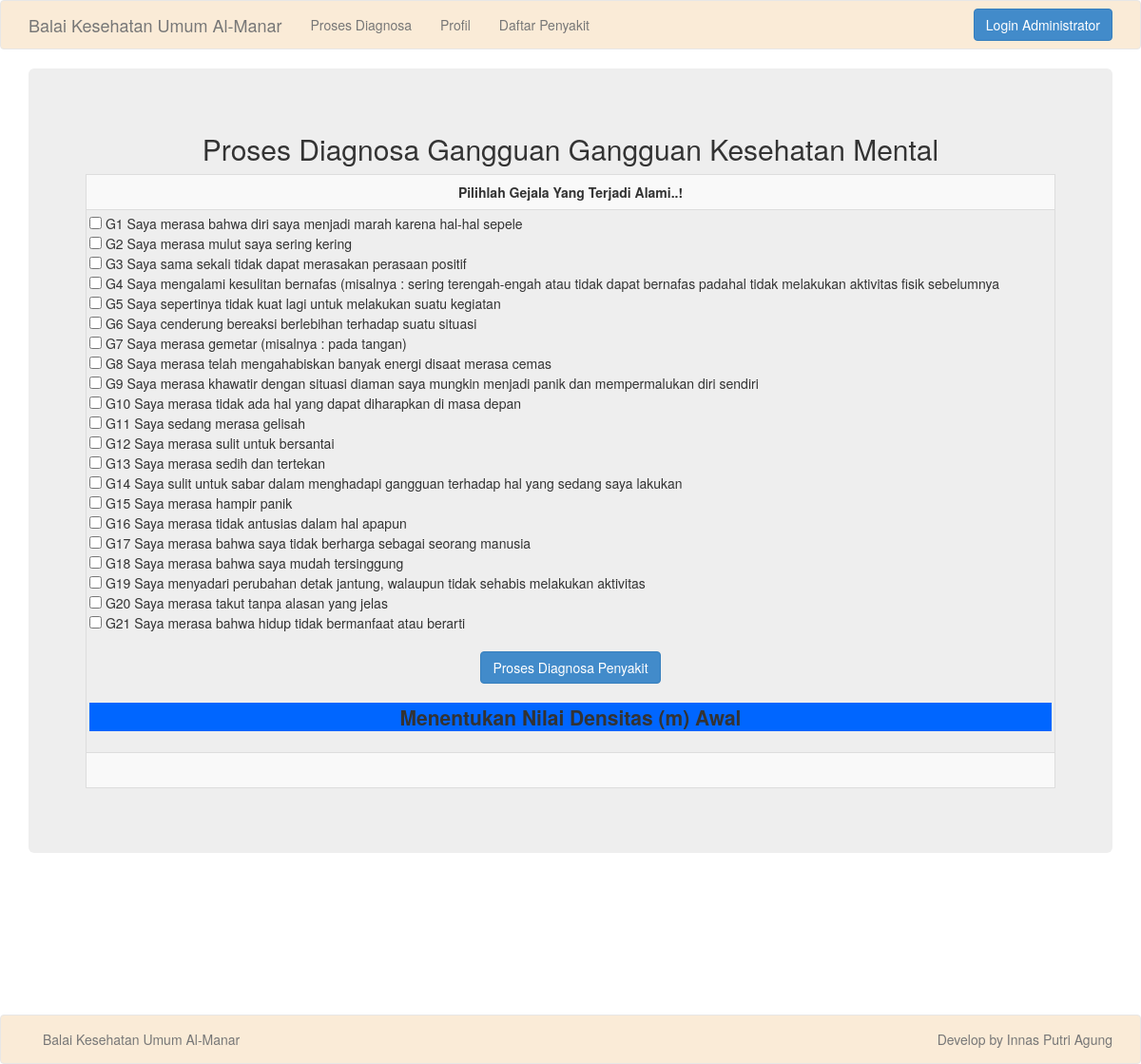
The app's page /konsultasifm2.php with its own data.
### tables this page shows
CREATE TABLE `tb_gejala` (
  `id` int(11) NOT NULL,
  `kdgejala` varchar(3) DEFAULT NULL,
  `gejala` text DEFAULT NULL
);

### konsultasifm2.php (the view, shortened to what this page needs)
<!DOCTYPE html>
<html>
<head>
	<link rel="stylesheet" type="text/css" href="assets/css/bootstrap.min.css">
</head>
<body>
	<nav class="navbar navbar-default">
		<div class="container">
			<div class="navbar-header">
				<a class="navbar-brand" href="index.php"><?php include("_header.php");?></a>
			</div>
			<div class="collapse navbar-collapse" id="bs-example-navbar-collapse-1">
				<ul class="nav navbar-nav">
					<li><a href="pasien_add_fm.php">Proses Diagnosa <span class="sr-only">(current)</span></a></li>
                    <li><a href="profil.php">Profil</a></li>
                    <li><a href="daftar_penyakit.php">Daftar Penyakit</a></li>
				</ul>
				<ul class="nav navbar-nav navbar-right">
					<li><button type="button" class="btn btn-primary navbar-btn" data-toggle="modal" data-target="#modal-login">Login Administrator</button></li>
				</ul>
			</div>
		</div>
	</nav>
	<div class="container">
		<div class="jumbotron">
			<center>
				<h2>Proses Diagnosa Gangguan Gangguan Kesehatan Mental</h2>
<?php include "admin/koneksi2.php"; ?>
<table width="750" border="1" align="center" class="table table-striped table-hover table-bordered">
  <tr>
    <td width="786" ><center><strong>Pilihlah Gejala Yang Terjadi Alami..!</strong></center></td>
  </tr>
  <tr>
    <td style="padding:3px 3px 7px 3px;">
<form method="post" >
<?php
$sqli="SELECT * FROM tb_gejala ORDER BY id ASC ";
$result=$db->query($sqli);
while($row=$result->fetch_object()){
    echo "<input type='checkbox' name='evidence[]' value='{$row->id}'"
         .(isset($_POST['evidence'])?(in_array($row->id,$_POST['evidence'])?" checked":""):"")
        ."> {$row->kdgejala} {$row->gejala}<br>";
}
?><br>
<center><input type="submit" value="Proses Diagnosa Penyakit" class="btn btn-primary"></center><br>
</form>
<p style="font-weight:bold; text-align:center; background:#06F;"><strong>Menentukan Nilai Densitas (m) Awal</strong></p>
?></td>
  </tr>
  <tr  >
    <td>&nbsp;</td>
  </tr>
</table>
			</center>
		</div>
		<div class="col-sm-6 col-md-3">
		</div>
		<br><br><br>
        <br><br><br>
	</div>
	<br/>
	<nav class="navbar navbar-default" style="bottom: 0;margin: 0">
		<div class="container">
			<center>
			<ul class="nav navbar-nav">
				<li><a href="#">Balai Kesehatan Umum Al-Manar</a></li>
			</ul>
			<ul class="nav navbar-nav navbar-right">
				<li><a href="#">Develop by Innas Putri Agung</a></li>
			</ul>
			</center>
		</div>
	</nav>
</body>
</html>

### _header.php
Balai Kesehatan Umum Al-Manar

### konsultasifm2.php (style rules this page uses)
p { border:0px solid #03F; }

### records on screen
tb_gejala: kdgejala "G1", gejala "Saya merasa bahwa diri saya menjadi marah karena hal-hal sepele"
tb_gejala: kdgejala "G2", gejala "Saya merasa mulut saya sering kering"
tb_gejala: kdgejala "G3", gejala "Saya sama sekali tidak dapat merasakan perasaan positif"
tb_gejala: kdgejala "G4", gejala "Saya mengalami kesulitan bernafas (misalnya : sering terengah-engah atau tidak dapat bernafas padahal tidak melakukan aktivitas fisik sebelumnya"
tb_gejala: kdgejala "G5", gejala "Saya sepertinya tidak kuat lagi untuk melakukan suatu kegiatan"
tb_gejala: kdgejala "G6", gejala "Saya cenderung bereaksi berlebihan terhadap suatu situasi"
tb_gejala: kdgejala "G7", gejala "Saya merasa gemetar (misalnya : pada tangan)"
tb_gejala: kdgejala "G8", gejala "Saya merasa telah mengahabiskan banyak energi disaat merasa cemas"
tb_gejala: kdgejala "G9", gejala "Saya merasa khawatir dengan situasi diaman saya mungkin menjadi panik dan mempermalukan diri sendiri"
tb_gejala: kdgejala "G10", gejala "Saya merasa tidak ada hal yang dapat diharapkan di masa depan"
tb_gejala: kdgejala "G11", gejala "Saya sedang merasa gelisah"
tb_gejala: kdgejala "G12", gejala "Saya merasa sulit untuk bersantai"
tb_gejala: kdgejala "G13", gejala "Saya merasa sedih dan tertekan"
tb_gejala: kdgejala "G14", gejala "Saya sulit untuk sabar dalam menghadapi gangguan terhadap hal yang sedang saya lakukan"
tb_gejala: kdgejala "G15", gejala "Saya merasa hampir panik"
tb_gejala: kdgejala "G16", gejala "Saya merasa tidak antusias dalam hal apapun"
tb_gejala: kdgejala "G17", gejala "Saya merasa bahwa saya tidak berharga sebagai seorang manusia"
tb_gejala: kdgejala "G18", gejala "Saya merasa bahwa saya mudah tersinggung"
tb_gejala: kdgejala "G19", gejala "Saya menyadari perubahan detak jantung, walaupun tidak sehabis melakukan aktivitas"
tb_gejala: kdgejala "G20", gejala "Saya merasa takut tanpa alasan yang jelas"
tb_gejala: kdgejala "G21", gejala "Saya merasa bahwa hidup tidak bermanfaat atau berarti"
